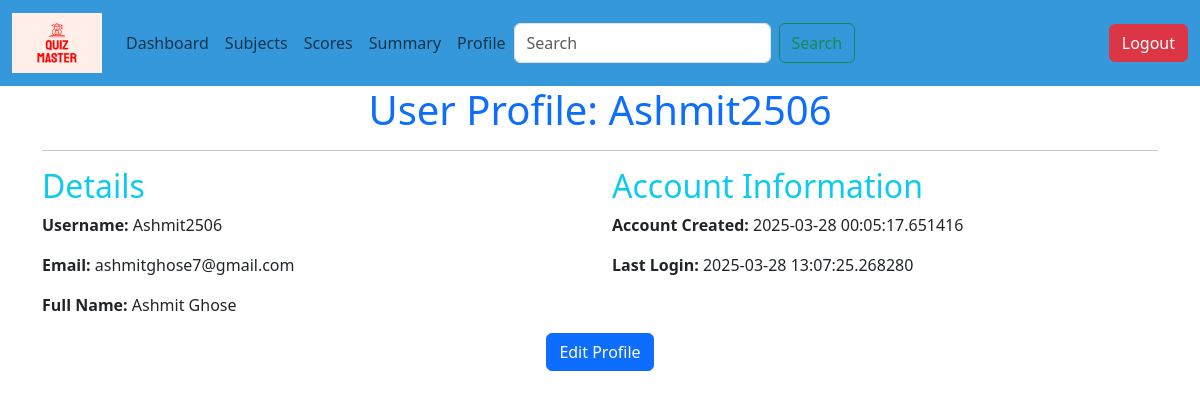
Before: /user_profile/2 (signed in) with the older database file.
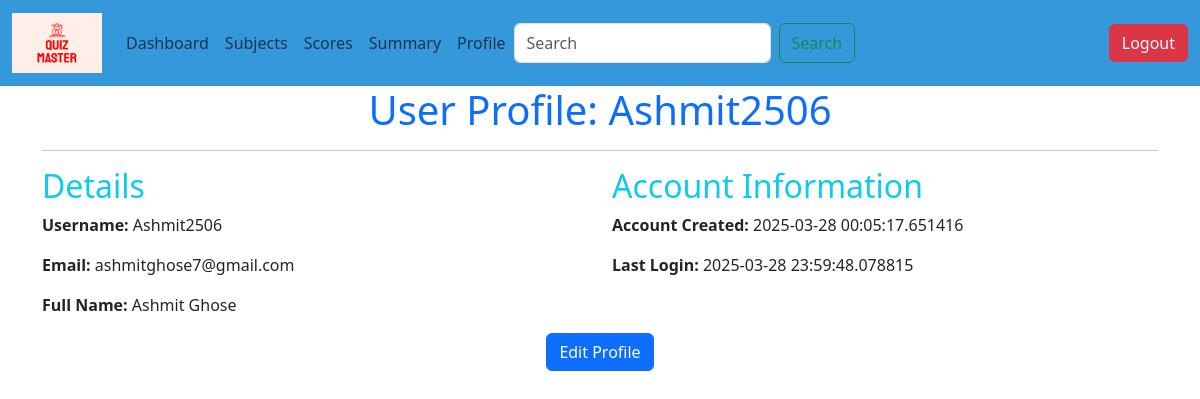
After: the same page with the newer database file.
### controller/models.py (models this page shows, shortened)
class User(UserMixin,db.Model):
    id = db.Column(db.Integer,primary_key = True, autoincrement = True)
    email = db.Column(db.String(64), unique = True, nullable = False)
    password = db.Column(db.String(128), nullable = False)
    username = db.Column(db.String(128),unique = True, nullable = False)
    full_name = db.Column(db.String(128), nullable = False)
    role = db.Column(db.String(64), nullable = False)
    created_at = db.Column(db.DateTime, default = datetime.now)
    updated_at = db.Column(db.DateTime, default = datetime.now, onupdate = datetime.now)
    last_login = db.Column(db.DateTime, default = datetime.now)
    quiz_attempts = db.relationship('Score', backref = 'user', lazy = True)

### controller/user_routes.py (the view)
@app.route('/user_profile/<int:user_id>') # URL for the user profile
@login_required
def user_profile(user_id):
    user = User.query.get_or_404(user_id)
    return render_template('user_profile.html', user=user)

### controller/authorization_routes.py (called while the page is built)
@login_manager.user_loader
def load_user(user_id):
    return User.query.get(int(user_id))

### templates/user_profile.html (shortened to what this page needs)
{% extends "base.html" %}
{% block content %}
    <div class="container">
        <div class="row">
            <div class="col-md-12">
                <h1 class="text-center text-primary">User Profile: {{ user.username }}</h1>
                <hr>
            </div>
        </div>
        <div class="row">
            <div class="col-md-6">
                <h2 class="text-info"> Details</h2>
                <p><strong>Username:</strong> {{ user.username }}</p>
                <p><strong>Email:</strong> {{ user.email }}</p>
                <p><strong>Full Name:</strong> {{ user.full_name }}</p>
            </div>
            <div class="col-md-6">
                <h2 class="text-info">Account Information</h2>
                <p><strong>Account Created:</strong> {{ user.created_at }}</p>
                <p><strong>Last Login:</strong> {{ user.last_login }}</p>
            </div>
        </div>
        {% if current_user.role == 'user' and current_user.id == user.id %}
        <div class="row">
            <div class="col-md-12 text-center">
                <a href="{{ url_for('edit_profile', user_id = user.id) }}" class="btn btn-primary">Edit Profile</a>
            </div>
        </div>
    {% endif %}
    </div>
{% endblock %}

### templates/base.html (shortened to what this page needs)
<!DOCTYPE html>
<html lang="en">
<head>
    {% block bootsrap %}
    <link href="https://cdn.jsdelivr.net/npm/bootstrap@5.3.3/dist/css/bootstrap.min.css" rel="stylesheet">
    <link rel="stylesheet" href="{{ url_for('static', filename='styles.css') }}">
    {% endblock %}
</head>
<body>
    {% include 'navbar.html' %}
    {% block content %}
    {% endblock %}
</body>
</html>

### templates/navbar.html (shortened to what this page needs)
<nav class="navbar navbar-expand-lg bg-body-tertiary" style="background-color: #3498db !important;">
    <div class="container-fluid">
      <a class="navbar-brand" href="#"> <img src = "\static\quiz-master-high-resolution-logo.png" alt = "Quiz-Master" width = "90" height = "60"></a>
      <div class="collapse navbar-collapse" id="navbarSupportedContent">
        <ul class="navbar-nav me-auto mb-2 mb-lg-0">
          {% if current_user.is_authenticated %}
            {% if current_user.role == 'admin' %}
            <li class="nav-item">
              <a class="nav-link" href={{ url_for('admin_dashboard') }}>Dashboard</a>
            </li>
            <li class="nav-item dropdown">
              <a class="nav-link dropdown-toggle" href="#" id="navbarDropdown" role="button" data-bs-toggle="dropdown" aria-expanded="false">
                Manage
              </a>
              <ul class="dropdown-menu" aria-labelledby="navbarDropdown">
                <li><a class="dropdown-item" href={{ url_for('manage_subjects') }}>Subjects</a></li>
                <li><a class="dropdown-item" href={{ url_for('manage_chapters') }}>Chapters</a></li>
                <li><a class="dropdown-item" href={{ url_for('manage_quizzes') }}>Quizzes</a></li>
                <li><a class="dropdown-item" href={{ url_for('manage_questions') }}>Questions</a></li>
              </ul>
            </li>
            <li class="nav-item">
              <a class="nav-link" href={{ url_for('manage_users') }}>Users</a>
            </li>
            <li>
              <a class="nav-link" href="{{ url_for('summary') }}">Summary</a>
            </li>
            <form action="/admin_search" method = "GET" class="d-flex" role="search">
              <input class="form-control me-2" type="search" name="search" placeholder="Search" aria-label="Search">
              <button class="btn btn-outline-success" type="submit">Search</button>
            </form>
            {% else %}
            <li class="nav-item">
              <a class="nav-link" href={{ url_for('user_dashboard', user_id = current_user.id) }}>Dashboard</a>
            </li>
            <li class="nav-item">
              <a class="nav-link" href={{ url_for('subjects') }}>Subjects</a>
            </li>
            <li class="nav-item">
              <a class="nav-link" href={{ url_for('scores') }}>Scores</a>
            </li>
            <li class="nav-item">
              <a class="nav-link" href={{ url_for('user_summary', user_id = current_user.id) }}>Summary</a>
            <li class = "nav-item">
              <a class = "nav-link" href = {{ url_for('user_profile', user_id = current_user.id )}}>Profile</a>
            </li>
            <form action="/user_search" method = "GET" class="d-flex" role="search">
              <input class="form-control me-2" type="search" name="search" placeholder="Search" aria-label="Search">
              <button class="btn btn-outline-success" type="submit">Search</button>
            </form>
            {% endif %}
          {% else %}
          <li class = "nav-item">
            <a class = "nav-link" href = {{ url_for('home') }}>Home</a>
          </li>
          {% endif %}
        </ul>
        {% if current_user.is_authenticated %}
        <a href={{ url_for('logout') }} class="btn btn-danger">Logout</a>
        {% endif %}
      </div>
    </div>
  </nav>

Changed rows visible on the page:
changed User "Ashmit2506": last_login "2025-03-28 13:07:25.268280" → "2025-03-28 23:59:48.078815"
